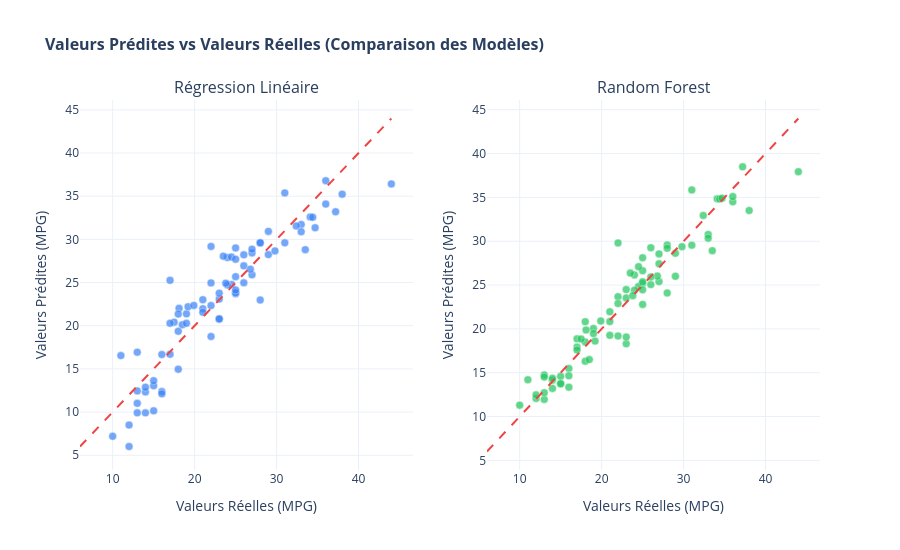

Here is the notebook cell this chart was saved with:
### Markdown cell above
#### Comparaison des modèles

| Modèle | MAE | RMSE | R² |
|---|---|---|---|
| Régression Linéaire | 2.321 | 2.890 | 0.845 |
| **Random Forest** | **1.611** | **2.155** | **0.914** |

Le **Random Forest est clairement meilleur** sur les 3 métriques.
Un R² de 0.91 signifie qu'il explique 91% de la variation du MPG.
La MAE de 1.61 MPG montre que les prédictions sont très proches des vraies valeurs.

### Code cell
import pandas as pd
import plotly.graph_objects as go
from plotly.subplots import make_subplots
import os
from sklearn.model_selection import train_test_split
from sklearn.linear_model import LinearRegression
from sklearn.ensemble import RandomForestRegressor

# 1. L'ANTIDOTE : Chargement et entraînement rapide pour garantir que tout fonctionne
df = pd.read_csv('../data/processed/cleaned_data_sample.csv')
X = df.drop(columns=['mpg', 'mpg_category'], errors='ignore')
y = df['mpg']

X_train, X_test, y_train, y_test = train_test_split(X, y, test_size=0.2, random_state=42)

# Modèle 1 : Régression Linéaire
lr_model = LinearRegression()
lr_model.fit(X_train, y_train)
y_pred_lr = lr_model.predict(X_test)

# Modèle 2 : Random Forest
rf_model = RandomForestRegressor(n_estimators=100, random_state=42)
rf_model.fit(X_train, y_train)
y_pred_rf = rf_model.predict(X_test)

# 2. Création de la grille dynamique (1 ligne, 2 colonnes)
fig = make_subplots(
    rows=1, cols=2, 
    subplot_titles=('Régression Linéaire', 'Random Forest')
)

# 3. Ajout des points pour la Régression Linéaire (Graphique 1)
fig.add_trace(go.Scatter(
    x=y_test, 
    y=y_pred_lr,
    mode='markers',
    name='Régression Linéaire',
    marker=dict(color='#3b82f6', opacity=0.7, size=8, line=dict(color='white', width=0.5)), # Bleu
    hovertemplate="<b>Réel :</b> %{x:.1f} MPG<br><b>Prédit :</b> %{y:.1f} MPG<extra></extra>"
), row=1, col=1)

# 4. Ajout des points pour le Random Forest (Graphique 2)
fig.add_trace(go.Scatter(
    x=y_test, 
    y=y_pred_rf,
    mode='markers',
    name='Random Forest',
    marker=dict(color='#22c55e', opacity=0.7, size=8, line=dict(color='white', width=0.5)), # Vert pour différencier
    hovertemplate="<b>Réel :</b> %{x:.1f} MPG<br><b>Prédit :</b> %{y:.1f} MPG<extra></extra>"
), row=1, col=2)

# 5. Ajout de la ligne de "Prédiction Parfaite" (Diagonale Rouge)
min_val = min(y_test.min(), y_pred_lr.min(), y_pred_rf.min())
max_val = max(y_test.max(), y_pred_lr.max(), y_pred_rf.max())

for col_idx in [1, 2]:
    fig.add_trace(go.Scatter(
        x=[min_val, max_val], 
        y=[min_val, max_val],
        mode='lines',
        name='Prédiction parfaite',
        line=dict(color='#ef4444', dash='dash', width=2),
        showlegend=False
    ), row=1, col=col_idx)

# 6. Mise en page globale
fig.update_layout(
    title_text="<b>Valeurs Prédites vs Valeurs Réelles (Comparaison des Modèles)</b>",
    title_font_size=16,
    template="plotly_white",
    height=550,
    showlegend=False
)

# Nommer les axes
fig.update_xaxes(title_text="Valeurs Réelles (MPG)", row=1, col=1)
fig.update_yaxes(title_text="Valeurs Prédites (MPG)", row=1, col=1)
fig.update_xaxes(title_text="Valeurs Réelles (MPG)", row=1, col=2)
fig.update_yaxes(title_text="Valeurs Prédites (MPG)", row=1, col=2)

# 7. Sauvegarde en format Web Interactif (.html)
output_dir = '../data/processed'
os.makedirs(output_dir, exist_ok=True)
html_path = os.path.join(output_dir, 'predicted_vs_actual.html')
fig.write_html(html_path)

print(f"✅ Graphique interactif sauvegardé : {html_path}")

# Affichage interactif
fig.show()

### Figure 1 — Plotly figure (JSON) as saved in the notebook; plotly's stock layout.template omitted (floating-point values rounded to 4 significant figures)
{"data": [{"hovertemplate": "<b>Réel :</b> %{x:.1f} MPG<br><b>Prédit :</b> %{y:.1f} MPG<extra></extra>", "marker": {"color": "#3b82f6", "line": {"color": "white", "width": 0.5}, "opacity": 0.7, "size": 8}, "mode": "markers", "name": "Régression Linéaire", "type": "scatter", "x": [33.0, 28.0, 19.0, 13.0, 14.0, 27.0, 24.0, 13.0, 17.0, 21.0, 15.0, 38.0, 26.0, 15.0, 25.0, 12.0, 31.0, 17.0, 16.0, 31.0, 22.0, 22.0, 22.0, 33.5, 18.0, 44.0, 26.0, 24.5, 18.1, 12.0, 27.0, 36.0, 23.0, 24.0, 37.2, 16.0, 21.0, 19.2, 16.0, 29.0, 26.8, 27.0, 18.0, 10.0, 23.0, 36.0, 26.0, 25.0, 25.0, 25.0, 22.0, 34.1, 32.4, 13.0, 23.5, 14.0, 18.5, 29.8, 28.0, 19.0, 11.0, 33.0, 23.0, 21.0, 23.0, 25.0, 23.8, 34.4, 24.5, 13.0, 34.7, 14.0, 15.0, 18.0, 25.0, 19.9, 17.5, 28.0, 29.0, 17.0], "xaxis": "x", "y": [31.72, 29.59, 21.38, 16.93, 12.34, 25.89, 27.9, 9.911, 16.7, 21.97, 13.05, 35.24, 24.97, 13.64, 23.7, 6.014, 29.6, 25.26, 16.66, 35.39, 24.96, 18.76, 29.19, 28.81, 14.96, 36.43, 26.94, 24.78, 22.02, 8.501, 28.43, 36.8, 20.76, 24.73, 33.2, 12.37, 23.02, 22.2, 12.11, 28.24, 26.54, 28.87, 21.35, 7.195, 23.09, 34.09, 28.21, 25.69, 23.82, 29.01, 22.33, 32.6, 31.55, 11.01, 28.06, 9.909, 20.11, 28.67, 22.98, 20.29, 16.55, 30.89, 23.77, 21.56, 20.8, 24.14, 24.93, 32.56, 27.95, 12.45, 31.35, 12.88, 10.15, 19.36, 27.7, 22.35, 20.42, 29.61, 30.93, 20.29], "yaxis": "y"}, {"hovertemplate": "<b>Réel :</b> %{x:.1f} MPG<br><b>Prédit :</b> %{y:.1f} MPG<extra></extra>", "marker": {"color": "#22c55e", "line": {"color": "white", "width": 0.5}, "opacity": 0.7, "size": 8}, "mode": "markers", "name": "Random Forest", "type": "scatter", "x": [33.0, 28.0, 19.0, 13.0, 14.0, 27.0, 24.0, 13.0, 17.0, 21.0, 15.0, 38.0, 26.0, 15.0, 25.0, 12.0, 31.0, 17.0, 16.0, 31.0, 22.0, 22.0, 22.0, 33.5, 18.0, 44.0, 26.0, 24.5, 18.1, 12.0, 27.0, 36.0, 23.0, 24.0, 37.2, 16.0, 21.0, 19.2, 16.0, 29.0, 26.8, 27.0, 18.0, 10.0, 23.0, 36.0, 26.0, 25.0, 25.0, 25.0, 22.0, 34.1, 32.4, 13.0, 23.5, 14.0, 18.5, 29.8, 28.0, 19.0, 11.0, 33.0, 23.0, 21.0, 23.0, 25.0, 23.8, 34.4, 24.5, 13.0, 34.7, 14.0, 15.0, 18.0, 25.0, 19.9, 17.5, 28.0, 29.0, 17.0], "xaxis": "x2", "y": [30.77, 29.57, 20.05, 14.75, 14.15, 25.4, 26.16, 11.96, 17.92, 19.26, 13.77, 33.5, 29.26, 14.59, 25.19, 12.07, 29.55, 18.86, 15.49, 35.86, 23.68, 19.2, 29.81, 28.92, 16.31, 37.93, 25.05, 24.82, 19.88, 12.47, 27.44, 34.5, 18.3, 24.4, 38.49, 13.36, 21.95, 18.61, 14.65, 26.0, 26.03, 28.56, 20.82, 11.3, 23.54, 35.1, 25.92, 22.79, 24.46, 26.64, 22.89, 34.83, 32.94, 12.72, 26.37, 13.21, 16.5, 29.38, 24.1, 19.46, 14.2, 30.35, 24.49, 20.83, 19.07, 25.37, 23.79, 34.82, 27.1, 14.5, 34.91, 14.37, 13.74, 18.52, 28.11, 20.9, 18.85, 29.2, 28.63, 17.59], "yaxis": "y2"}, {"line": {"color": "#ef4444", "dash": "dash", "width": 2}, "mode": "lines", "name": "Prédiction parfaite", "showlegend": false, "type": "scatter", "x": [6.014, 44], "xaxis": "x", "y": [6.014, 44], "yaxis": "y"}, {"line": {"color": "#ef4444", "dash": "dash", "width": 2}, "mode": "lines", "name": "Prédiction parfaite", "showlegend": false, "type": "scatter", "x": [6.014, 44], "xaxis": "x2", "y": [6.014, 44], "yaxis": "y2"}], "layout": {"annotations": [{"font": {"size": 16}, "showarrow": false, "text": "Régression Linéaire", "x": 0.225, "xanchor": "center", "xref": "paper", "y": 1, "yanchor": "bottom", "yref": "paper"}, {"font": {"size": 16}, "showarrow": false, "text": "Random Forest", "x": 0.775, "xanchor": "center", "xref": "paper", "y": 1, "yanchor": "bottom", "yref": "paper"}], "height": 550, "showlegend": false, "title": {"font": {"size": 16}, "text": "<b>Valeurs Prédites vs Valeurs Réelles (Comparaison des Modèles)</b>"}, "xaxis": {"anchor": "y", "domain": [0, 0.45], "title": {"text": "Valeurs Réelles (MPG)"}}, "xaxis2": {"anchor": "y2", "domain": [0.55, 1], "title": {"text": "Valeurs Réelles (MPG)"}}, "yaxis": {"anchor": "x", "domain": [0, 1], "title": {"text": "Valeurs Prédites (MPG)"}}, "yaxis2": {"anchor": "x2", "domain": [0, 1], "title": {"text": "Valeurs Prédites (MPG)"}}}}
